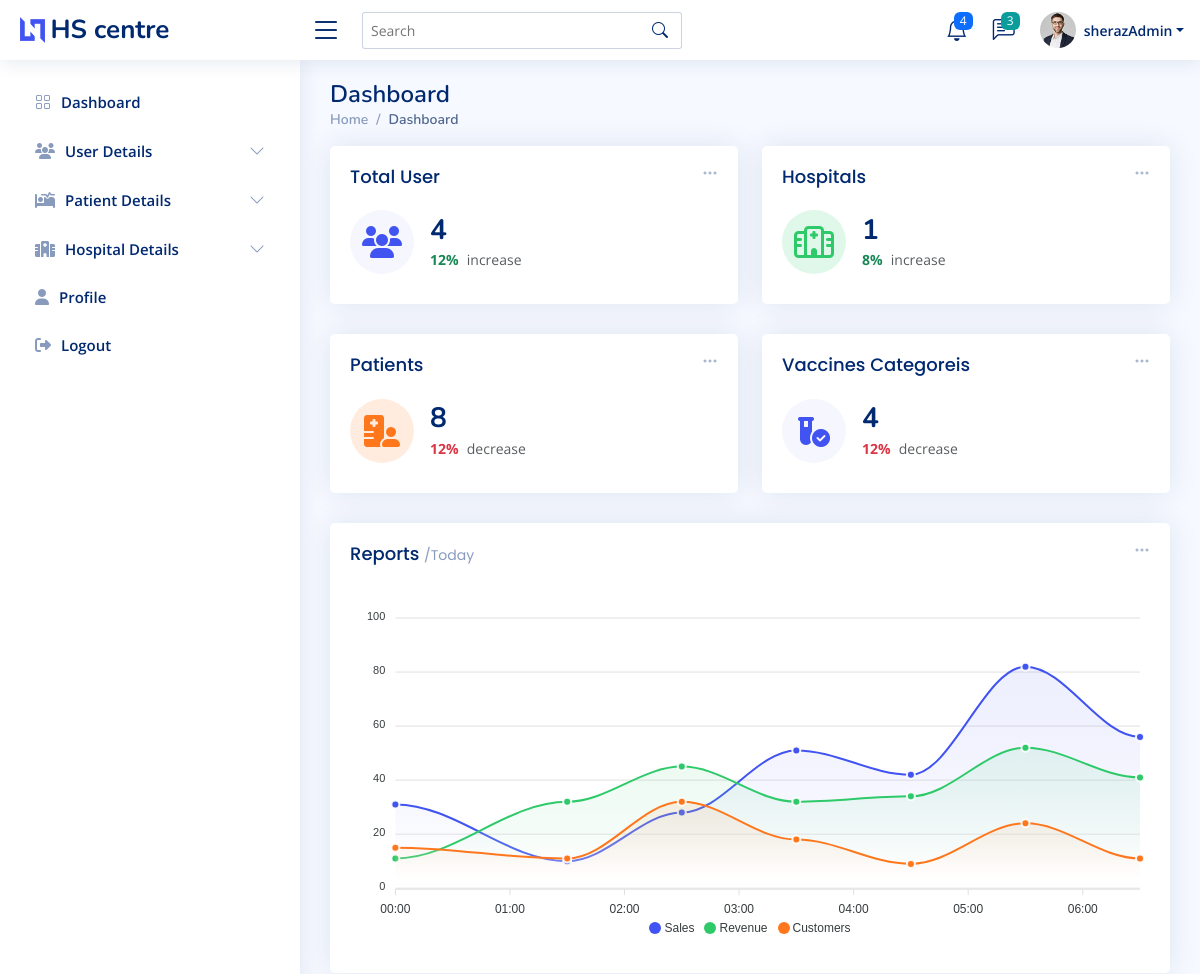
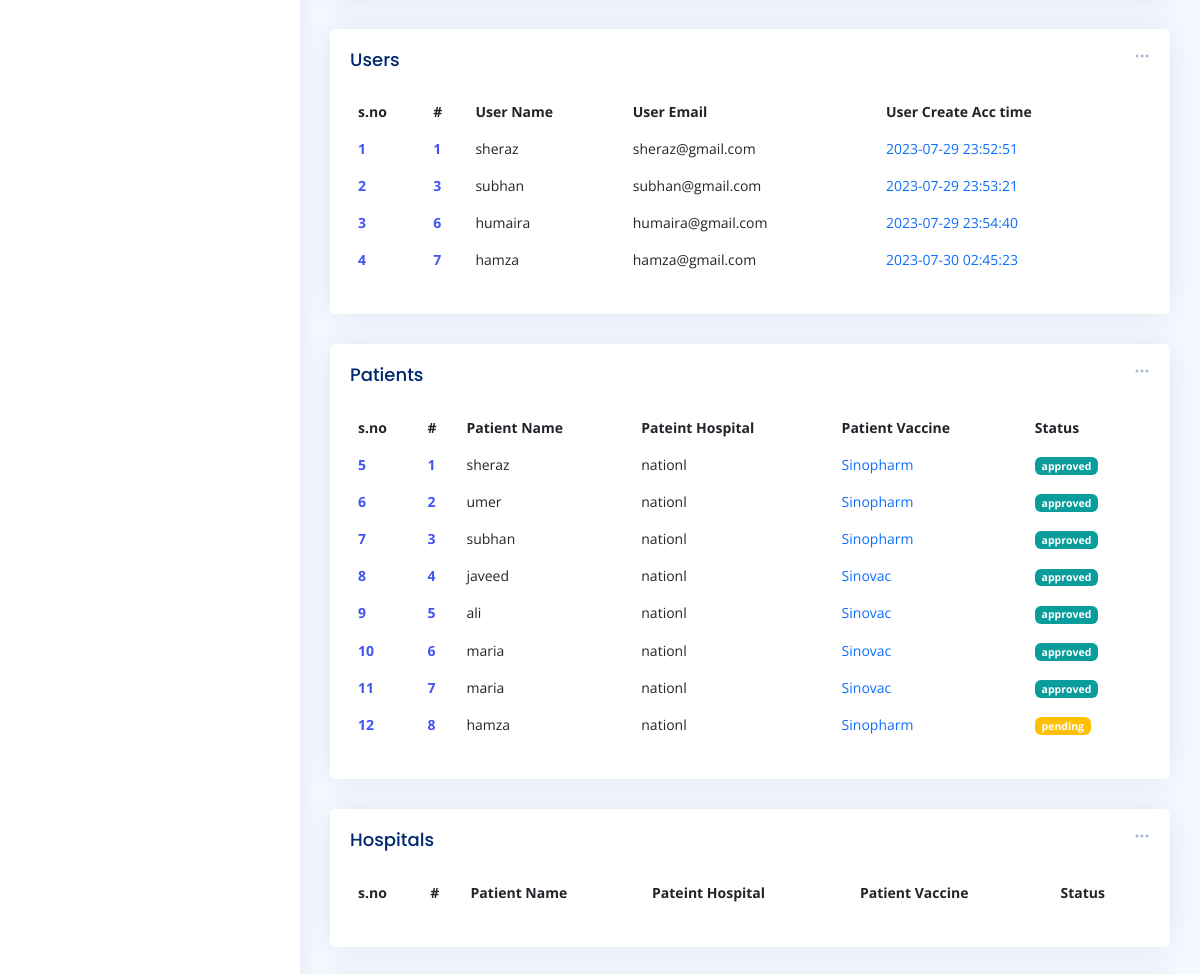
The page /admin-index.php (signed in, upper part) on the database as committed earlier (2 pictures, top to bottom).
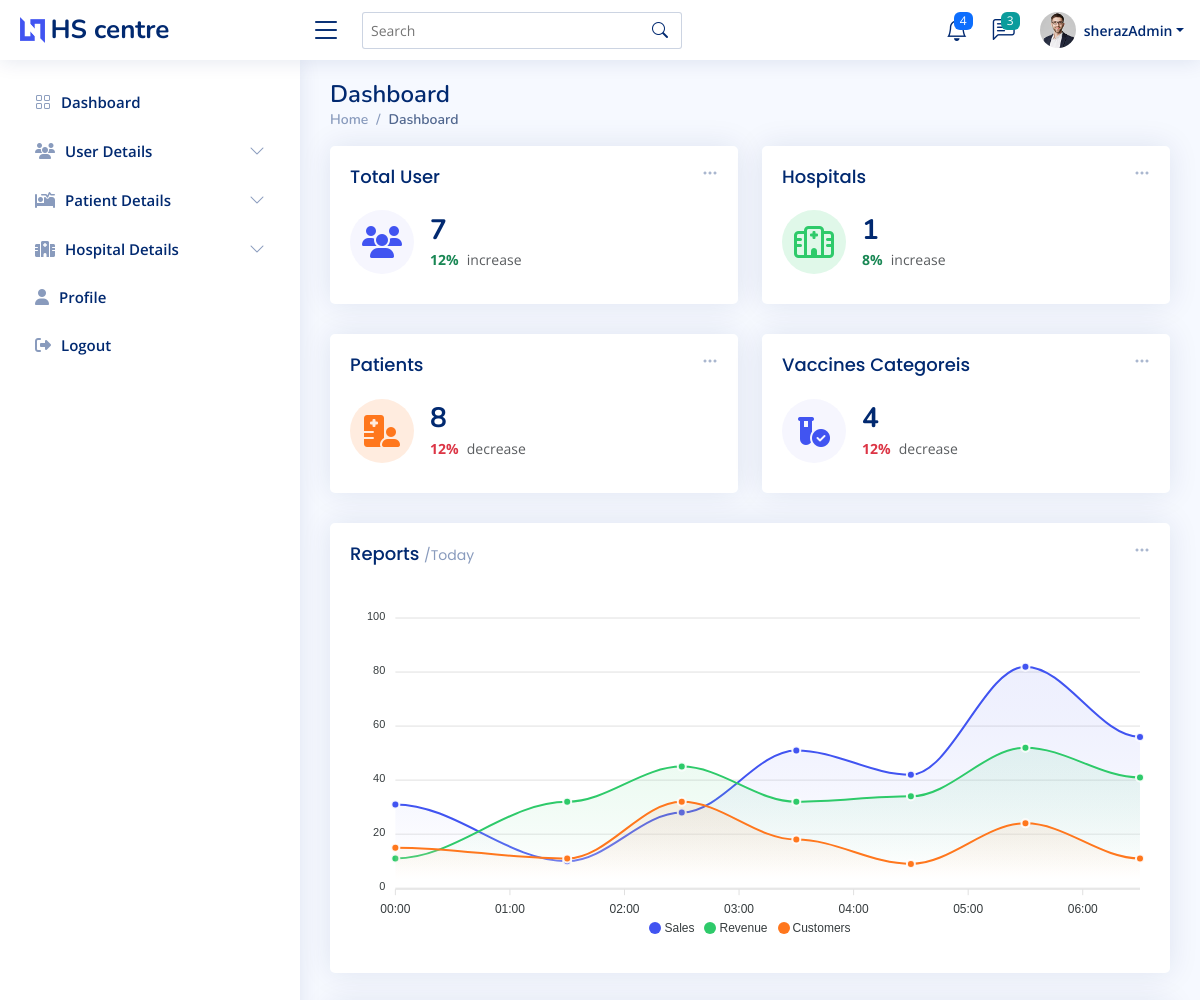
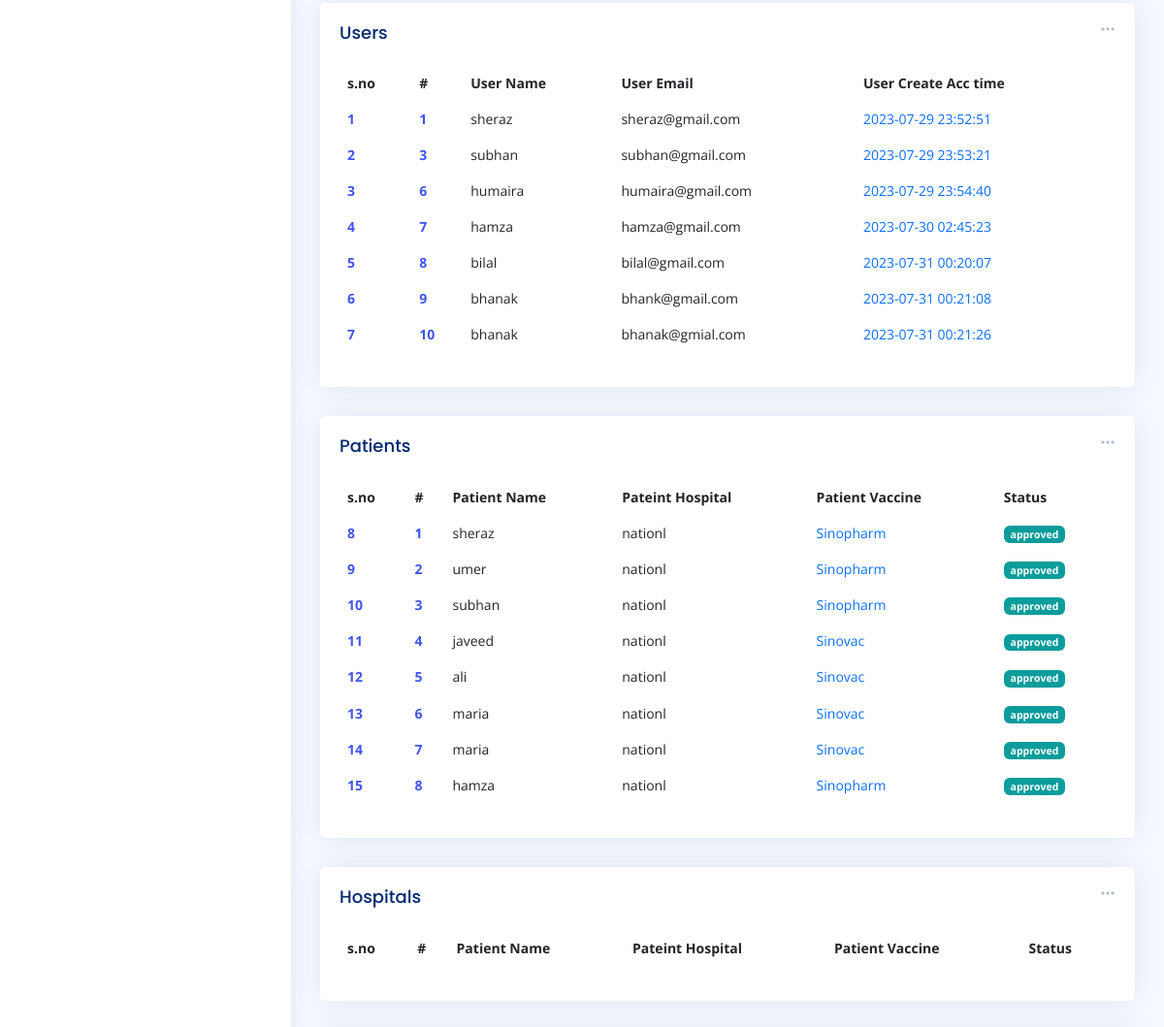
The same page on the database as committed later (2 pictures, top to bottom).
### tables this page shows
CREATE TABLE `user` (
  `id` int(11) NOT NULL,
  `name` varchar(255) NOT NULL,
  `email` varchar(255) NOT NULL,
  `cnic` varchar(255) NOT NULL,
  `password` varchar(255) NOT NULL,
  `time` datetime NOT NULL DEFAULT current_timestamp()
);

CREATE TABLE `reg_patient` (
  `patient_id` int(11) NOT NULL,
  `patient_name` varchar(200) NOT NULL,
  `patient_email` varchar(200) NOT NULL,
  `patient_phone` varchar(255) NOT NULL,
  `patient_cnic` varchar(255) NOT NULL,
  `patient_age` varchar(22) NOT NULL,
  `patient_select_hos` varchar(222) NOT NULL,
  `patient_gender` varchar(222) NOT NULL,
  `patient_vacc` varchar(222) NOT NULL,
  `patient_app_day` varchar(222) NOT NULL,
  `patient_status` varchar(222) NOT NULL
);

### admin-index.php (the view, shortened to what the changed rows need)
<?php
require 'conn.php';
$fetch_userQ = "SELECT * FROM `user`";
$fetch_user = mysqli_query($conn,$fetch_userQ);
$totalUser = mysqli_num_rows($fetch_user);
$fetch_PatientQ = "SELECT * FROM `reg_patient`";
$fetch_Patient = mysqli_query($conn,$fetch_PatientQ);
$totalPatient = mysqli_num_rows($fetch_Patient);
?>
<!DOCTYPE html>
<html lang="en">
<head>
  <?php require './component/_admin_link.php'?>
</head>
<body>
  <main id="main" class="main " >
    <div class="pagetitle ">
      <h1>Dashboard</h1>
    </div>
    <section class="section dashboard ">
      <div class="row ">
        <div class="col-lg-12">
          <div class="row ">
            <div class="col-xxl-4 col-md-6  w-50">
              <div class="card info-card sales-card">
                <div class="card-body">
                  <div class="d-flex align-items-center">
                    <div class="ps-3">
                      <h6><?=$totalUser?></h6>
                      <span class="text-success small pt-1 fw-bold">12%</span> <span class="text-muted small pt-2 ps-1">increase</span>
                    </div>
                  </div>
                </div>
              </div>
            </div>
            <div class="col-12" >
              <div class="card recent-sales overflow-auto">
                <div class="card-body">
                  <table class="table table-borderless datatable" id="dowload_pdf">
                    <thead>
                      <tr>
                        <th scope="col">s.no</th>
                        <th scope="col">#</th>
                        <th scope="col">User Name</th>
                        <th scope="col">User Email</th>
                        <th scope="col">User Create Acc time</th>
                      </tr>
                    </thead>
                    <tbody>
                    <?php
                    if($totalUser > 0){
                      while($User_data = mysqli_fetch_assoc($fetch_user)){
                        $i+=1;
                          echo '<tr>
                          <th scope="row"><a href="#">'.$i.'</a></th>
                          <th scope="row"><a href="#">'.$User_data['id'].'</a></th>
                          <td>'.$User_data['name'].'</td>
                          <td>'.$User_data['email'].'</td>
                          <td><a href="#" class="text-primary">'.$User_data['time'].'</a></td>
                        </tr>';
                        }
                    }
                    ?>
                    </tbody>
                  </table>
                </div>
              </div>
            </div>
            <div class="col-12" >
              <div class="card recent-sales overflow-auto">
                <div class="card-body">
                  <table class="table table-borderless datatable" id="dowload_pdf">
                    <thead>
                      <tr>
                        <th scope="col">s.no</th>
                        <th scope="col">#</th>
                        <th scope="col">Patient Name</th>
                        <th scope="col">Pateint Hospital</th>
                        <th scope="col">Patient Vaccine</th>
                        <th scope="col">Status</th>
                      </tr>
                    </thead>
                    <tbody>
                    <?php
                    if($totalPatient > 0){
                      while($patient_data = mysqli_fetch_assoc($fetch_Patient)){
                        $i+=1;
                        if($patient_data['patient_status'] == 'Approved' || $patient_data['patient_status'] == 'approved'){
                          echo '<tr>
                          <th scope="row"><a href="#">'.$i.'</a></th>
                          <th scope="row"><a href="#">'.$patient_data['patient_id'].'</a></th>
                          <td>'.$patient_data['patient_name'].'</td>
                          <td>'.$patient_data['patient_select_hos'].'</td>
                          <td><a href="#" class="text-primary">'.$patient_data['patient_vacc'].'</a></td>
                          <td><span class="badge bg-success">'.$patient_data['patient_status'].'</span></td>
                        </tr>';
                        }
                        if($patient_data['patient_status'] == ''){
                          echo '<tr>
                          <th scope="row"><a href="#">'.$i.'</a></th>
                          <th scope="row"><a href="#">'.$patient_data['patient_id'].'</a></th>
                          <td>'.$patient_data['patient_name'].'</td>
                          <td>'.$patient_data['patient_select_hos'].'</td>
                          <td><a href="#" class="text-primary">'.$patient_data['patient_vacc'].'</a></td>
                          <td><span class="badge bg-warning">pending</span></td>
                        </tr>';
                        }
                        }
                    }
                    ?>
                    </tbody>
                  </table>
                </div>
              </div>
            </div>
            <div class="col-12" >
              <div class="card recent-sales overflow-auto">
                <div class="card-body">
                  <table class="table table-borderless datatable" id="dowload_pdf">
                    <thead>
                      <tr>
                        <th scope="col">s.no</th>
                        <th scope="col">#</th>
                        <th scope="col">Patient Name</th>
                        <th scope="col">Pateint Hospital</th>
                        <th scope="col">Patient Vaccine</th>
                        <th scope="col">Status</th>
                      </tr>
                    </thead>
                  </table>
                </div>
              </div>
            </div>
          </div>
        </div>
      </div>
    </section>
  </main>
</body>
</html>

Rows that differ between the two databases and show on the page:
added user: id "8", name "bilal", email "bilal@gmail.com", time "2023-07-31 00:20:07"
added user: id "9", name "bhanak", email "bhank@gmail.com", time "2023-07-31 00:21:08"
added user: id "10", name "bhanak", email "bhanak@gmial.com", time "2023-07-31 00:21:26"
changed reg_patient "hamza": patient_status (not shown) → "approved"
Other text that changed with them:
$totalUser: "4" → "7"
